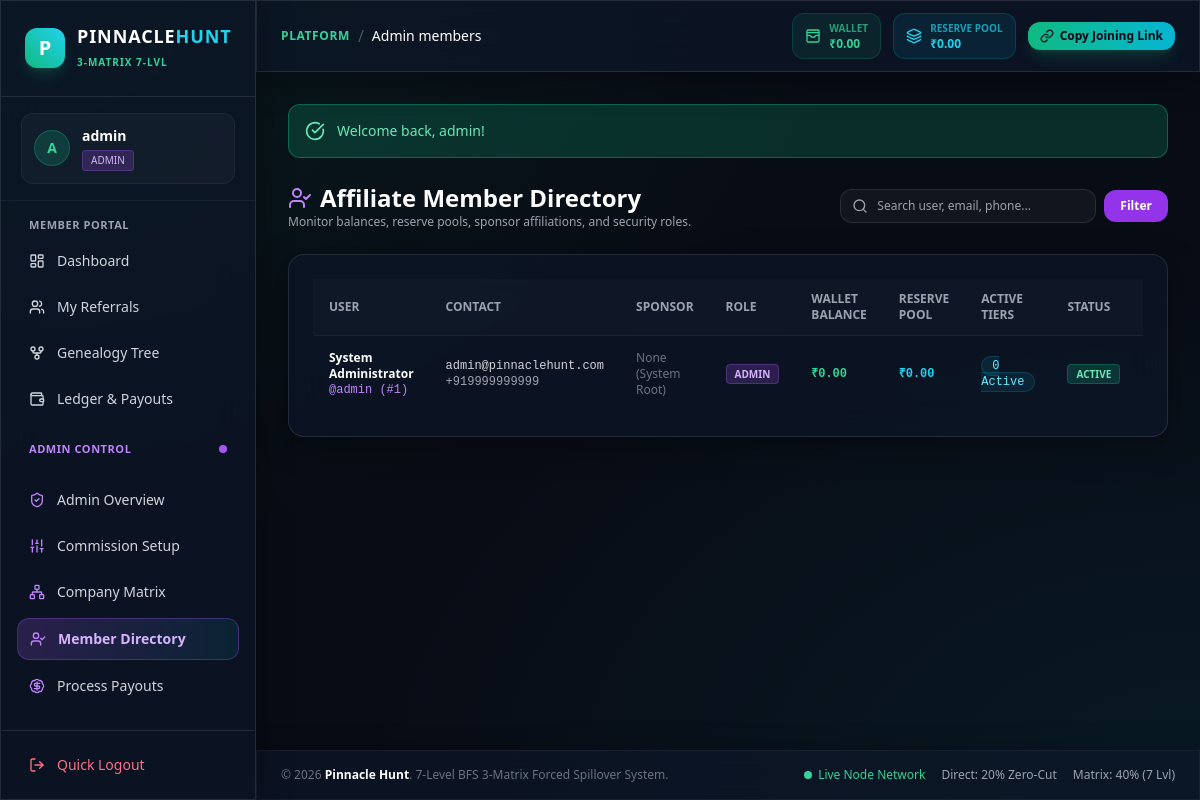
The app's page /?page=admin_members (signed in) with its own data.
### tables this page shows
CREATE TABLE users (
    id INT UNSIGNED AUTO_INCREMENT PRIMARY KEY,
    username VARCHAR(50) NOT NULL UNIQUE,
    email VARCHAR(100) NOT NULL UNIQUE,
    password VARCHAR(255) NOT NULL,
    full_name VARCHAR(100) NOT NULL,
    phone VARCHAR(20) NOT NULL,
    role ENUM('user', 'admin') NOT NULL DEFAULT 'user',
    sponsor_id INT UNSIGNED NULL,
    wallet_balance DECIMAL(15, 2) NOT NULL DEFAULT 0.00,
    reserve_balance DECIMAL(15, 2) NOT NULL DEFAULT 0.00,
    status ENUM('active', 'inactive', 'suspended') NOT NULL DEFAULT 'active',
    created_at TIMESTAMP DEFAULT CURRENT_TIMESTAMP,
    CONSTRAINT fk_users_sponsor FOREIGN KEY (sponsor_id) REFERENCES users(id) ON DELETE SET NULL
);

### views/admin/members.php (the view, shortened to what the rows shown need)
<?php
require_once __DIR__ . '/../layouts/header.php';
$pdo = Database::getConnection();
$search = trim($_GET['search'] ?? '');
$sql = "
    SELECT u.*, s.username as sponsor_name,
        COUNT(up.id) as active_pkg_count
    FROM users u
    LEFT JOIN users s ON u.sponsor_id = s.id
    LEFT JOIN user_packages up ON u.id = up.user_id AND up.status = 'active'
";
$sql .= " GROUP BY u.id ORDER BY u.id DESC LIMIT 100";
$stmt = $pdo->prepare($sql);
if (!empty($search)) {
    $param = "%{$search}%";
    $stmt->execute([$param, $param, $param, $param]);
} else {
    $stmt->execute();
}
$members = $stmt->fetchAll();
?>
<div class="mb-6 flex flex-col sm:flex-row sm:items-center justify-between gap-4">
    <div>
        <h2 class="text-2xl font-black text-white flex items-center space-x-2">
            <i data-lucide="user-check" class="w-6 h-6 text-purple-400"></i>
            <span>Affiliate Member Directory</span>
        </h2>
    </div>
</div>
<div class="glass-panel rounded-2xl p-6 border border-white/10">
    <div class="overflow-x-auto">
        <table class="w-full text-left text-sm text-gray-300">
            <thead class="text-xs text-gray-400 uppercase bg-white/[0.02] border-b border-white/5">
                <tr>
                    <th class="py-3 px-4">User</th>
                    <th class="py-3 px-4">Contact</th>
                    <th class="py-3 px-4">Sponsor</th>
                    <th class="py-3 px-4">Role</th>
                    <th class="py-3 px-4">Wallet Balance</th>
                    <th class="py-3 px-4">Reserve Pool</th>
                    <th class="py-3 px-4">Active Tiers</th>
                    <th class="py-3 px-4">Status</th>
                    <th class="py-3 px-4">Joined Date</th>
                </tr>
            </thead>
            <tbody class="divide-y divide-white/5 text-xs">
                <?php if (empty($members)): ?>
                    <tr>
                        <td colspan="9" class="py-8 text-center text-gray-500">No member records found matching criteria.</td>
                    </tr>
                <?php else: ?>
                    <?php foreach ($members as $m): ?>
                        <tr>
                            <td class="py-3.5 px-4">
                                <div class="font-bold text-white"><?= htmlspecialchars($m['full_name']) ?></div>
                                <div class="text-purple-400 font-mono">@<?= htmlspecialchars($m['username']) ?> (#<?= $m['id'] ?>)</div>
                            </td>
                            <td class="py-3.5 px-4 font-mono">
                                <div><?= htmlspecialchars($m['email']) ?></div>
                                <div class="text-gray-400"><?= htmlspecialchars($m['phone']) ?></div>
                            </td>
                            <td class="py-3.5 px-4">
                                <?php if ($m['sponsor_name']): ?>
                                    <span class="text-emerald-400 font-mono font-semibold">@<?= htmlspecialchars($m['sponsor_name']) ?></span>
                                <?php else: ?>
                                    <span class="text-gray-500">None (System Root)</span>
                                <?php endif; ?>
                            </td>
                            <td class="py-3.5 px-4">
                                <span class="px-2 py-0.5 rounded text-[10px] font-semibold <?= $m['role'] === 'admin' ? 'bg-purple-500/20 text-purple-300 border border-purple-500/30' : 'bg-gray-500/20 text-gray-300 border border-gray-500/30' ?>">
                                    <?= strtoupper($m['role']) ?>
                                </span>
                            </td>
                            <td class="py-3.5 px-4 font-mono font-bold text-emerald-400">
                                ₹<?= number_format((float)$m['wallet_balance'], 2) ?>
                            </td>
                            <td class="py-3.5 px-4 font-mono font-bold text-cyan-400">
                                ₹<?= number_format((float)$m['reserve_balance'], 2) ?>
                            </td>
                            <td class="py-3.5 px-4 font-mono">
                                <span class="px-2.5 py-0.5 rounded-full bg-cyan-500/10 text-cyan-300 border border-cyan-500/20">
                                    <?= $m['active_pkg_count'] ?> Active
                                </span>
                            </td>
                            <td class="py-3.5 px-4">
                                <span class="px-2 py-0.5 rounded text-[10px] font-semibold bg-emerald-500/20 text-emerald-300 border border-emerald-500/30">
                                    <?= strtoupper($m['status']) ?>
                                </span>
                            </td>
                            <td class="py-3.5 px-4 text-gray-400 font-sans">
                            </td>
                        </tr>
                    <?php endforeach; ?>
                <?php endif; ?>
            </tbody>
        </table>
    </div>
</div>
<?php require_once __DIR__ . '/../layouts/footer.php'; ?>

### views/layouts/header.php (shortened to what the rows shown need)
<?php
$user = AuthService::getCurrentUser();
$currentPage = $_GET['page'] ?? 'dashboard';
?>
<!DOCTYPE html>
<html lang="en" class="dark">
<head>
    <script src="https://cdn.tailwindcss.com"></script>
</head>
<body class="min-h-screen antialiased flex flex-col">
<?php if ($user): ?>
    <aside id="sidebar" class="w-64 fixed left-0 top-0 bottom-0 z-50 glass-panel border-r border-white/10 flex flex-col transition-transform duration-300 -translate-x-full md:translate-x-0">
        <div class="px-6 py-6 border-b border-white/10 flex items-center justify-between">
            <a href="?page=dashboard" class="flex items-center space-x-3">
                <div class="w-10 h-10 rounded-xl bg-gradient-to-tr from-emerald-500 to-cyan-400 flex items-center justify-center font-black text-white text-xl shadow-lg shadow-emerald-500/20">
                    P
                </div>
                <div>
                    <div class="font-extrabold tracking-wider text-white text-lg leading-tight">PINNACLE<span class="text-cyan-400">HUNT</span></div>
                    <span class="text-[10px] text-emerald-400 font-semibold uppercase tracking-widest">3-Matrix 7-Lvl</span>
                </div>
            </a>
        </div>
        <div class="px-5 py-4 border-b border-white/5">
            <div class="p-3 rounded-xl bg-white/[0.03] border border-white/5 flex items-center space-x-3">
                <div class="w-9 h-9 rounded-full bg-emerald-500/20 border border-emerald-500/30 flex items-center justify-center font-bold text-emerald-400 text-sm">
                    <?= strtoupper(substr($user['username'], 0, 1)) ?>
                </div>
                <div class="overflow-hidden">
                    <p class="text-sm font-semibold text-white truncate"><?= htmlspecialchars($user['username']) ?></p>
                    <span class="inline-flex items-center px-2 py-0.5 rounded text-[10px] font-medium <?= $user['role'] === 'admin' ? 'bg-purple-500/20 text-purple-300 border border-purple-500/30' : 'bg-emerald-500/20 text-emerald-300 border border-emerald-500/30' ?>">
                        <?= strtoupper($user['role']) ?>
                    </span>
                </div>
            </div>
        </div>
        <nav class="flex-1 px-4 py-4 space-y-1.5 overflow-y-auto">
            <div class="text-[11px] font-semibold text-gray-400 uppercase tracking-wider px-3 mb-2">Member Portal</div>
            <a href="?page=dashboard" class="flex items-center space-x-3 px-3 py-2.5 rounded-xl text-sm font-medium transition <?= $currentPage === 'dashboard' ? 'bg-gradient-to-r from-emerald-500/20 to-cyan-500/10 text-emerald-300 border border-emerald-500/30 font-semibold' : 'text-gray-300 hover:bg-white/5 hover:text-white' ?>">
                <i data-lucide="layout-dashboard" class="w-4 h-4"></i>
                <span>Dashboard</span>
            </a>
            <a href="?page=referrals" class="flex items-center space-x-3 px-3 py-2.5 rounded-xl text-sm font-medium transition <?= $currentPage === 'referrals' ? 'bg-gradient-to-r from-emerald-500/20 to-cyan-500/10 text-emerald-300 border border-emerald-500/30 font-semibold' : 'text-gray-300 hover:bg-white/5 hover:text-white' ?>">
                <i data-lucide="users" class="w-4 h-4"></i>
                <span>My Referrals</span>
            </a>
            <a href="?page=genealogy" class="flex items-center space-x-3 px-3 py-2.5 rounded-xl text-sm font-medium transition <?= $currentPage === 'genealogy' ? 'bg-gradient-to-r from-emerald-500/20 to-cyan-500/10 text-emerald-300 border border-emerald-500/30 font-semibold' : 'text-gray-300 hover:bg-white/5 hover:text-white' ?>">
                <i data-lucide="git-fork" class="w-4 h-4"></i>
                <span>Genealogy Tree</span>
            </a>
            <a href="?page=ledger" class="flex items-center space-x-3 px-3 py-2.5 rounded-xl text-sm font-medium transition <?= $currentPage === 'ledger' ? 'bg-gradient-to-r from-emerald-500/20 to-cyan-500/10 text-emerald-300 border border-emerald-500/30 font-semibold' : 'text-gray-300 hover:bg-white/5 hover:text-white' ?>">
                <i data-lucide="wallet" class="w-4 h-4"></i>
                <span>Ledger & Payouts</span>
            </a>
            <?php if ($user['role'] === 'admin'): ?>
                <div class="pt-4 pb-2">
                    <div class="text-[11px] font-semibold text-purple-400 uppercase tracking-wider px-3 mb-2 flex items-center justify-between">
                        <span>Admin Control</span>
                        <span class="w-2 h-2 rounded-full bg-purple-500 animate-pulse"></span>
                    </div>
                </div>
                <a href="?page=admin_dashboard" class="flex items-center space-x-3 px-3 py-2.5 rounded-xl text-sm font-medium transition <?= $currentPage === 'admin_dashboard' ? 'bg-gradient-to-r from-purple-500/20 to-cyan-500/10 text-purple-300 border border-purple-500/30 font-semibold' : 'text-gray-300 hover:bg-white/5 hover:text-white' ?>">
                    <i data-lucide="shield-check" class="w-4 h-4 text-purple-400"></i>
                    <span>Admin Overview</span>
                </a>
                <a href="?page=admin_settings" class="flex items-center space-x-3 px-3 py-2.5 rounded-xl text-sm font-medium transition <?= $currentPage === 'admin_settings' ? 'bg-gradient-to-r from-purple-500/20 to-cyan-500/10 text-purple-300 border border-purple-500/30 font-semibold' : 'text-gray-300 hover:bg-white/5 hover:text-white' ?>">
                    <i data-lucide="sliders" class="w-4 h-4 text-purple-400"></i>
                    <span>Commission Setup</span>
                </a>
                <a href="?page=admin_matrix_tree" class="flex items-center space-x-3 px-3 py-2.5 rounded-xl text-sm font-medium transition <?= $currentPage === 'admin_matrix_tree' ? 'bg-gradient-to-r from-purple-500/20 to-cyan-500/10 text-purple-300 border border-purple-500/30 font-semibold' : 'text-gray-300 hover:bg-white/5 hover:text-white' ?>">
                    <i data-lucide="network" class="w-4 h-4 text-purple-400"></i>
                    <span>Company Matrix</span>
                </a>
                <a href="?page=admin_members" class="flex items-center space-x-3 px-3 py-2.5 rounded-xl text-sm font-medium transition <?= $currentPage === 'admin_members' ? 'bg-gradient-to-r from-purple-500/20 to-cyan-500/10 text-purple-300 border border-purple-500/30 font-semibold' : 'text-gray-300 hover:bg-white/5 hover:text-white' ?>">
                    <i data-lucide="user-check" class="w-4 h-4 text-purple-400"></i>
                    <span>Member Directory</span>
                </a>
                <a href="?page=admin_withdrawals" class="flex items-center space-x-3 px-3 py-2.5 rounded-xl text-sm font-medium transition <?= $currentPage === 'admin_withdrawals' ? 'bg-gradient-to-r from-purple-500/20 to-cyan-500/10 text-purple-300 border border-purple-500/30 font-semibold' : 'text-gray-300 hover:bg-white/5 hover:text-white' ?>">
                    <i data-lucide="badge-dollar-sign" class="w-4 h-4 text-purple-400"></i>
                    <span>Process Payouts</span>
                </a>
            <?php endif; ?>
        </nav>
        <div class="p-4 border-t border-white/10">
            <a href="?action=logout" class="flex items-center space-x-3 px-3 py-2 rounded-xl text-sm font-medium text-rose-400 hover:bg-rose-500/10 transition">
                <i data-lucide="log-out" class="w-4 h-4"></i>
                <span>Quick Logout</span>
            </a>
        </div>
    </aside>
    <div class="md:ml-64 flex-1 flex flex-col min-h-screen pt-14 md:pt-0">
        <header class="sticky top-0 z-30 glass-panel border-b border-white/10 px-6 py-3 flex flex-wrap items-center justify-between gap-4">
            <div class="flex items-center space-x-2">
                <span class="text-xs uppercase tracking-wider text-emerald-400 font-bold">Platform</span>
                <span class="text-gray-600">/</span>
                <span class="text-sm font-medium text-white"><?= ucfirst(str_replace('_', ' ', $currentPage)) ?></span>
            </div>
            <div class="flex items-center flex-wrap gap-3">
                <div class="flex items-center space-x-2 px-3 py-1.5 rounded-xl bg-emerald-500/10 border border-emerald-500/20 text-emerald-400">
                    <i data-lucide="wallet-cards" class="w-4 h-4"></i>
                    <div class="text-xs">
                        <span class="text-emerald-400/70 block text-[10px] uppercase font-bold">Wallet</span>
                        <span class="font-bold">₹<?= number_format((float)$user['wallet_balance'], 2) ?></span>
                    </div>
                </div>
                <div class="flex items-center space-x-2 px-3 py-1.5 rounded-xl bg-cyan-500/10 border border-cyan-500/20 text-cyan-400">
                    <i data-lucide="layers" class="w-4 h-4"></i>
                    <div class="text-xs">
                        <span class="text-cyan-400/70 block text-[10px] uppercase font-bold">Reserve Pool</span>
                        <span class="font-bold">₹<?= number_format((float)$user['reserve_balance'], 2) ?></span>
                    </div>
                </div>
                <?php
                $protocol = (!empty($_SERVER['HTTPS']) && $_SERVER['HTTPS'] !== 'off' || $_SERVER['SERVER_PORT'] == 443) ? "https://" : "http://";
                $domainName = $_SERVER['HTTP_HOST'];
                $joinLink = $protocol . $domainName . "/?page=register&ref=" . urlencode($user['username']);
                ?>
                <button onclick="copyJoinLink('<?= htmlspecialchars($joinLink) ?>')" class="inline-flex items-center space-x-1.5 px-3 py-1.5 rounded-xl bg-gradient-to-r from-emerald-500 to-cyan-500 hover:from-emerald-400 hover:to-cyan-400 text-slate-950 font-bold text-xs shadow-lg shadow-emerald-500/20 transition">
                    <i data-lucide="link" class="w-3.5 h-3.5"></i>
                    <span id="copyBtnText">Copy Joining Link</span>
                </button>
            </div>
        </header>
        <main class="flex-1 p-4 md:p-8 max-w-7xl w-full mx-auto">
            <?php if (!empty($_SESSION['flash_success'])): ?>
                <div class="mb-6 p-4 rounded-xl bg-emerald-500/20 border border-emerald-500/40 text-emerald-300 flex items-center space-x-3">
                    <i data-lucide="check-circle" class="w-5 h-5 flex-shrink-0"></i>
                    <span class="text-sm font-medium"><?= htmlspecialchars($_SESSION['flash_success']) ?></span>
                </div>
            <?php endif; ?>
<?php endif; ?>

### records on screen
users: username "A", username "admin", role "ADMIN", wallet_balance "0.00", reserve_balance "0.00", full_name "System Administrator", id "1", email "admin@pinnaclehunt.com", phone "+919999999999", active_pkg_count "0", status "ACTIVE"

### other values on screen
str_replace('_', ' ', $currentPage) "Admin members"
$_SESSION['flash_success'] "Welcome back, admin!"
